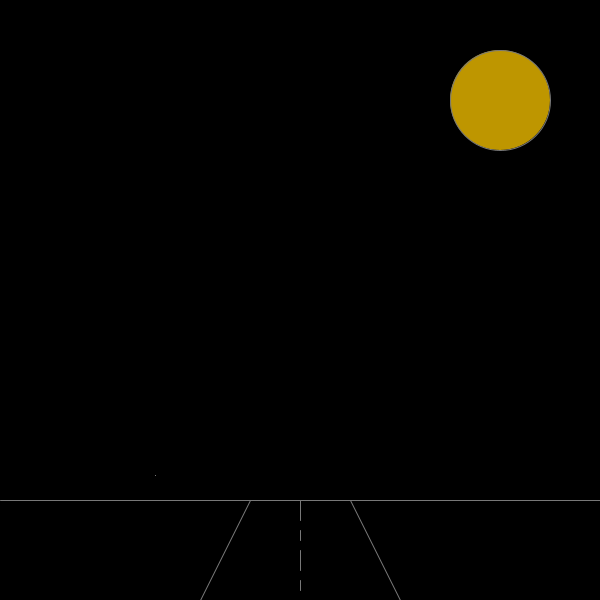
Frame 1 (no input)
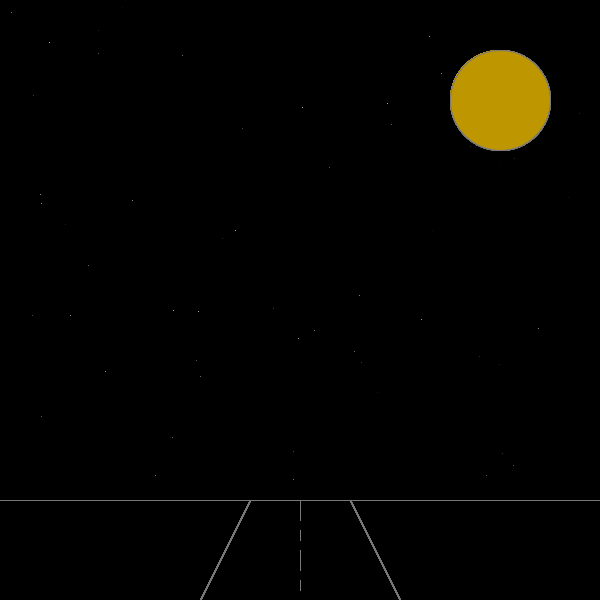
Frame 60 (the mouse pressed at the canvas centre just before this capture)
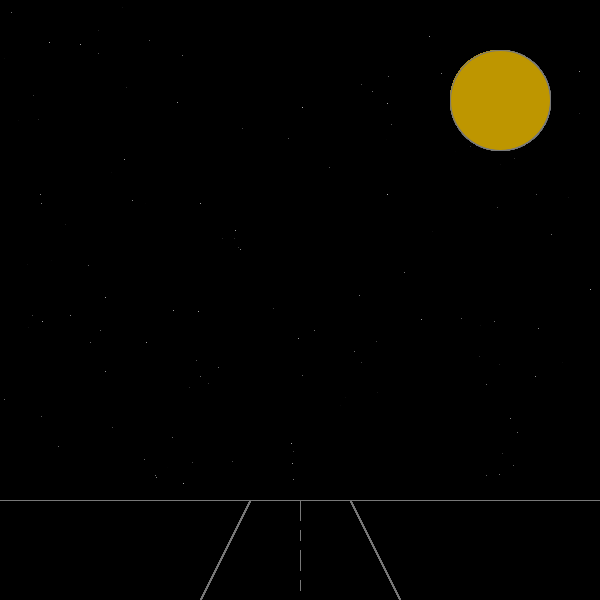
Frame 120 (the mouse held since frame 60 and released just before this capture)

The Processing sketch that drew these frames (run headless with seeded random() and noise(); from frame 60 on, the mouse is pressed at the canvas centre):

// Processing sketch: processing_21748
// ── processing_21748.pde

int x=0;
float a;
float b;
float c;

float u;
void setup()
 
  {
  size(600,600);
 smooth();
  stroke(255);
   background(0); 
  }
   
 
 
void draw()

 {


   float a= random (255);
  float b= random (600);
  float c= random (500);
  
  x=x+1;
  
  
  stroke (120);
  fill(190,150,0);
  ellipse(500,100,100,100);
  line (0,500,600,500);
  line (250,500,200,600);
  line (350,500,400,600);
  line (300,500, 300, 520); 
  line (300,530, 300,540);
  line (300,550, 300, 570);
  line (300,580, 300, 590);
     stroke (a);
     point(b,c);
     
     }
  
